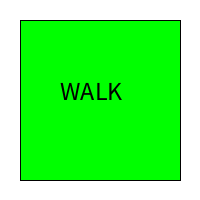
Frame 1 (no input)
Frame 60 (the mouse pressed at the canvas centre just before this capture): identical to frame 1, image omitted
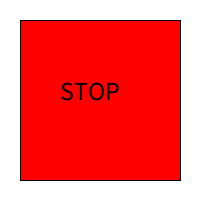
Frame 120 (the mouse held since frame 60 and released just before this capture)

The Processing sketch that drew these frames (run headless with seeded random() and noise(); from frame 60 on, the mouse is pressed at the canvas centre):

// Processing sketch: key_pressed_app
// ── key_pressed_app.pde
boolean stop;

void setup () {
  size (200 , 200);
  stop = true;
  
}

void mousePressed() {
  stop = !stop;
}


void draw () {
  if (stop == true) {
    background(255);
    fill(0,255,0);
    rect(20,20,160,160);
    fill(0);
    textSize(26); 
    text("WALK", 60, 100);
  } else if (stop == false) {
    fill(255,0,0);
    rect(20,20,160,160);
    fill(0);
    textSize(26); 
    text("STOP", 60, 100);
  }
}
